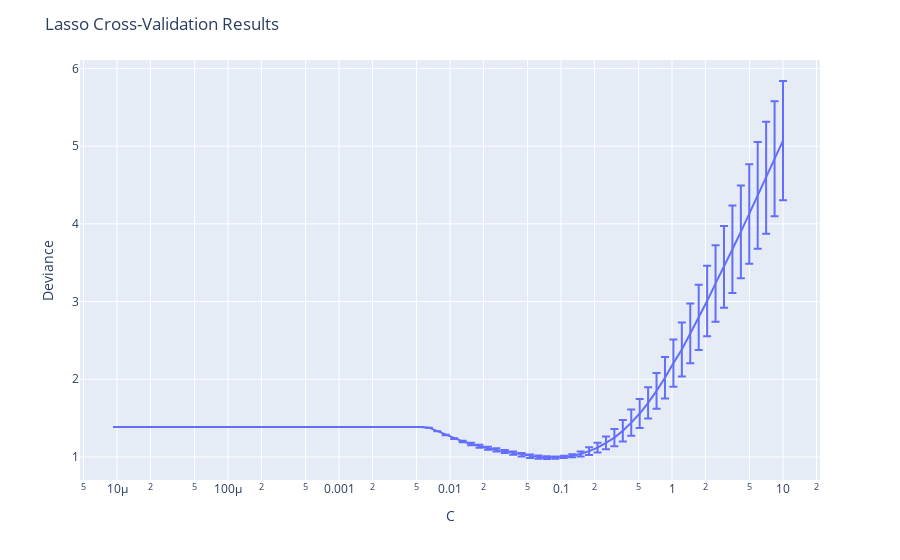

The notebook cell saved with this chart:
### Code cell
fig = px.line(cv_results, x='C', y='deviance')
fig.update_layout(title='Lasso Cross-Validation Results',
                  xaxis_title='C',
                  xaxis_type='log',
                  yaxis_title='Deviance')
fig.update_traces(error_y=dict(type='data', array=cv_results['std_error']))


fig.show()
